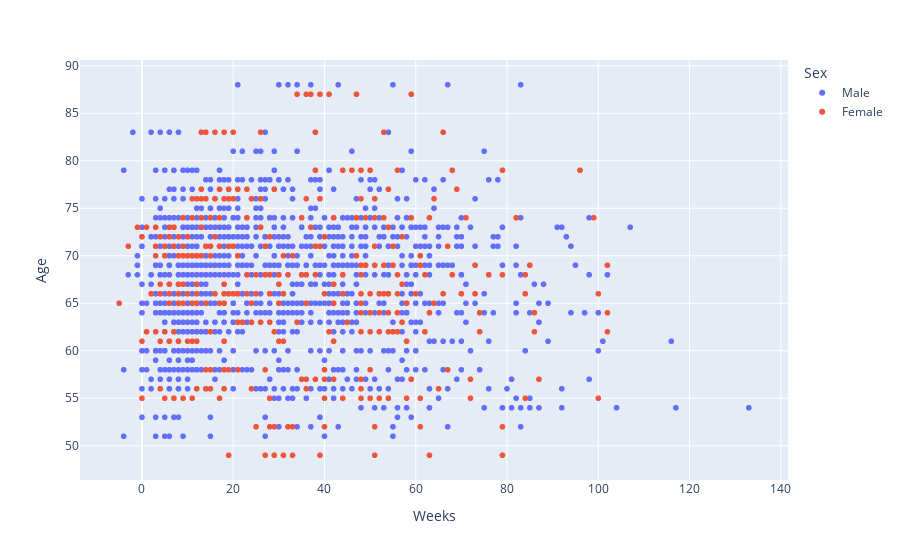

The notebook cell this image was saved under:
### Code cell
fig = px.scatter(train_df, x="Weeks", y="Age", color='Sex')
fig.show()

### Figure 1 — Plotly figure (JSON) as saved in the notebook; plotly's stock layout.template omitted (floating-point values rounded to 4 significant figures; data arrays with more than 128 entries replaced by an {"elided": "..."} marker saying what was removed)
{"data": [{"hovertemplate": "Sex=Male<br>Weeks=%{x}<br>Age=%{y}<extra></extra>", "legendgroup": "Male", "marker": {"color": "#636efa", "symbol": "circle"}, "mode": "markers", "name": "Male", "showlegend": true, "type": "scattergl", "x": {"elided": "1224 int values"}, "xaxis": "x", "y": {"elided": "1224 int values"}, "yaxis": "y"}, {"hovertemplate": "Sex=Female<br>Weeks=%{x}<br>Age=%{y}<extra></extra>", "legendgroup": "Female", "marker": {"color": "#EF553B", "symbol": "circle"}, "mode": "markers", "name": "Female", "showlegend": true, "type": "scattergl", "x": {"elided": "325 int values"}, "xaxis": "x", "y": {"elided": "325 int values"}, "yaxis": "y"}], "layout": {"legend": {"title": {"text": "Sex"}, "tracegroupgap": 0}, "margin": {"t": 60}, "xaxis": {"anchor": "y", "domain": [0, 1], "title": {"text": "Weeks"}}, "yaxis": {"anchor": "x", "domain": [0, 1], "title": {"text": "Age"}}}}
